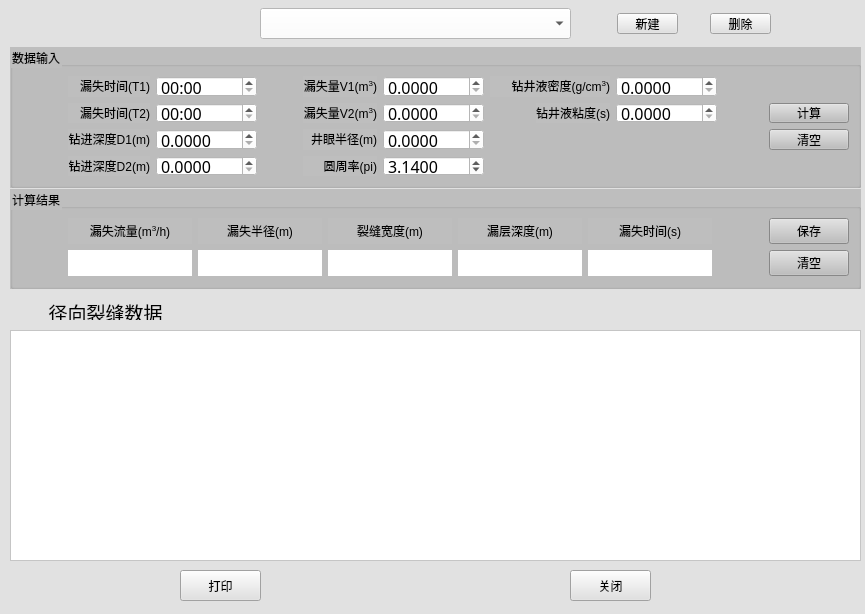
<?xml version="1.0" encoding="UTF-8"?>
<ui version="4.0">
 <class>LieFeng</class>
 <widget class="QWidget" name="LieFeng">
  <property name="geometry">
   <rect>
    <x>0</x>
    <y>0</y>
    <width>865</width>
    <height>614</height>
   </rect>
  </property>
  <property name="sizePolicy">
   <sizepolicy hsizetype="Expanding" vsizetype="Expanding">
    <horstretch>0</horstretch>
    <verstretch>0</verstretch>
   </sizepolicy>
  </property>
  <property name="windowTitle">
   <string>Form</string>
  </property>
  <property name="styleSheet">
   <string notr="true">background-color: rgb(225, 225, 225);</string>
  </property>
  <widget class="QGroupBox" name="groupBox">
   <property name="geometry">
    <rect>
     <x>10</x>
     <y>47</y>
     <width>851</width>
     <height>141</height>
    </rect>
   </property>
   <property name="styleSheet">
    <string notr="true">background-color: rgb(190, 190, 190);</string>
   </property>
   <property name="title">
    <string>数据输入</string>
   </property>
   <layout class="QGridLayout" name="gridLayout">
    <item row="0" column="2">
     <widget class="QTimeEdit" name="time1">
      <property name="font">
       <font>
        <family>黑体</family>
        <pointsize>12</pointsize>
       </font>
      </property>
      <property name="layoutDirection">
       <enum>Qt::LeftToRight</enum>
      </property>
      <property name="styleSheet">
       <string notr="true">background-color: rgb(255, 255, 255);</string>
      </property>
      <property name="displayFormat">
       <string>HH:mm</string>
      </property>
     </widget>
    </item>
    <item row="0" column="5">
     <widget class="QDoubleSpinBox" name="lsl1">
      <property name="font">
       <font>
        <family>黑体</family>
        <pointsize>12</pointsize>
       </font>
      </property>
      <property name="styleSheet">
       <string notr="true">background-color: rgb(255, 255, 255);</string>
      </property>
      <property name="suffix">
       <string/>
      </property>
      <property name="decimals">
       <number>4</number>
      </property>
      <property name="maximum">
       <double>999999999.000000000000000</double>
      </property>
      <property name="singleStep">
       <double>0.010000000000000</double>
      </property>
     </widget>
    </item>
    <item row="2" column="2">
     <widget class="QDoubleSpinBox" name="deep1">
      <property name="font">
       <font>
        <family>黑体</family>
        <pointsize>12</pointsize>
       </font>
      </property>
      <property name="styleSheet">
       <string notr="true">background-color: rgb(255, 255, 255);</string>
      </property>
      <property name="suffix">
       <string/>
      </property>
      <property name="decimals">
       <number>4</number>
      </property>
      <property name="maximum">
       <double>999999999.000000000000000</double>
      </property>
      <property name="singleStep">
       <double>0.010000000000000</double>
      </property>
     </widget>
    </item>
    <item row="0" column="4">
     <widget class="QLabel" name="label_3">
      <property name="text">
       <string>&lt;html&gt;&lt;head/&gt;&lt;body&gt;&lt;p align=&quot;right&quot;&gt;漏失量V1(m&lt;span style=&quot; vertical-align:super;&quot;&gt;3&lt;/span&gt;)&lt;/p&gt;&lt;/body&gt;&lt;/html&gt;</string>
      </property>
     </widget>
    </item>
    <item row="3" column="4">
     <widget class="QLabel" name="label_7">
      <property name="text">
       <string>&lt;html&gt;&lt;head/&gt;&lt;body&gt;&lt;p align=&quot;right&quot;&gt;圆周率(pi)&lt;/p&gt;&lt;/body&gt;&lt;/html&gt;</string>
      </property>
     </widget>
    </item>
    <item row="1" column="1">
     <widget class="QLabel" name="label_10">
      <property name="text">
       <string>&lt;html&gt;&lt;head/&gt;&lt;body&gt;&lt;p align=&quot;right&quot;&gt;漏失时间(T2)&lt;/p&gt;&lt;/body&gt;&lt;/html&gt;</string>
      </property>
     </widget>
    </item>
    <item row="3" column="2">
     <widget class="QDoubleSpinBox" name="deep2">
      <property name="font">
       <font>
        <family>黑体</family>
        <pointsize>12</pointsize>
       </font>
      </property>
      <property name="styleSheet">
       <string notr="true">background-color: rgb(255, 255, 255);</string>
      </property>
      <property name="suffix">
       <string/>
      </property>
      <property name="decimals">
       <number>4</number>
      </property>
      <property name="maximum">
       <double>999999999.000000000000000</double>
      </property>
      <property name="singleStep">
       <double>0.010000000000000</double>
      </property>
     </widget>
    </item>
    <item row="3" column="1">
     <widget class="QLabel" name="label_2">
      <property name="text">
       <string>&lt;html&gt;&lt;head/&gt;&lt;body&gt;&lt;p align=&quot;right&quot;&gt;钻进深度D2(m)&lt;/p&gt;&lt;/body&gt;&lt;/html&gt;</string>
      </property>
     </widget>
    </item>
    <item row="1" column="0">
     <spacer name="horizontalSpacer_6">
      <property name="orientation">
       <enum>Qt::Horizontal</enum>
      </property>
      <property name="sizeType">
       <enum>QSizePolicy::Fixed</enum>
      </property>
      <property name="sizeHint" stdset="0">
       <size>
        <width>46</width>
        <height>20</height>
       </size>
      </property>
     </spacer>
    </item>
    <item row="2" column="10">
     <widget class="QPushButton" name="clear_1">
      <property name="text">
       <string>清空</string>
      </property>
     </widget>
    </item>
    <item row="2" column="1">
     <widget class="QLabel" name="label_6">
      <property name="text">
       <string>&lt;html&gt;&lt;head/&gt;&lt;body&gt;&lt;p align=&quot;right&quot;&gt;钻进深度D1(m)&lt;/p&gt;&lt;/body&gt;&lt;/html&gt;</string>
      </property>
     </widget>
    </item>
    <item row="1" column="9">
     <spacer name="horizontalSpacer">
      <property name="orientation">
       <enum>Qt::Horizontal</enum>
      </property>
      <property name="sizeType">
       <enum>QSizePolicy::Fixed</enum>
      </property>
      <property name="sizeHint" stdset="0">
       <size>
        <width>46</width>
        <height>20</height>
       </size>
      </property>
     </spacer>
    </item>
    <item row="1" column="2">
     <widget class="QTimeEdit" name="time2">
      <property name="font">
       <font>
        <family>黑体</family>
        <pointsize>12</pointsize>
       </font>
      </property>
      <property name="styleSheet">
       <string notr="true">background-color: rgb(255, 255, 255);</string>
      </property>
      <property name="displayFormat">
       <string>HH:mm</string>
      </property>
     </widget>
    </item>
    <item row="2" column="4">
     <widget class="QLabel" name="label_5">
      <property name="text">
       <string>&lt;html&gt;&lt;head/&gt;&lt;body&gt;&lt;p align=&quot;right&quot;&gt;井眼半径(m)&lt;/p&gt;&lt;/body&gt;&lt;/html&gt;</string>
      </property>
     </widget>
    </item>
    <item row="1" column="7">
     <widget class="QLabel" name="label_8">
      <property name="text">
       <string>&lt;html&gt;&lt;head/&gt;&lt;body&gt;&lt;p align=&quot;right&quot;&gt;钻井液粘度(s)&lt;/p&gt;&lt;/body&gt;&lt;/html&gt;</string>
      </property>
     </widget>
    </item>
    <item row="1" column="4">
     <widget class="QLabel" name="label_12">
      <property name="text">
       <string>&lt;html&gt;&lt;head/&gt;&lt;body&gt;&lt;p align=&quot;right&quot;&gt;漏失量V2(m&lt;span style=&quot; vertical-align:super;&quot;&gt;3&lt;/span&gt;)&lt;/p&gt;&lt;/body&gt;&lt;/html&gt;</string>
      </property>
     </widget>
    </item>
    <item row="1" column="5">
     <widget class="QDoubleSpinBox" name="lsl2">
      <property name="font">
       <font>
        <family>黑体</family>
        <pointsize>12</pointsize>
       </font>
      </property>
      <property name="styleSheet">
       <string notr="true">background-color: rgb(255, 255, 255);</string>
      </property>
      <property name="suffix">
       <string/>
      </property>
      <property name="decimals">
       <number>4</number>
      </property>
      <property name="maximum">
       <double>999999999.000000000000000</double>
      </property>
      <property name="singleStep">
       <double>0.010000000000000</double>
      </property>
     </widget>
    </item>
    <item row="1" column="8">
     <widget class="QDoubleSpinBox" name="niandu">
      <property name="font">
       <font>
        <family>黑体</family>
        <pointsize>12</pointsize>
       </font>
      </property>
      <property name="styleSheet">
       <string notr="true">background-color: rgb(255, 255, 255);</string>
      </property>
      <property name="suffix">
       <string/>
      </property>
      <property name="decimals">
       <number>4</number>
      </property>
      <property name="maximum">
       <double>999999999.000000000000000</double>
      </property>
      <property name="singleStep">
       <double>0.010000000000000</double>
      </property>
     </widget>
    </item>
    <item row="3" column="5">
     <widget class="QDoubleSpinBox" name="pai">
      <property name="font">
       <font>
        <family>黑体</family>
        <pointsize>12</pointsize>
       </font>
      </property>
      <property name="styleSheet">
       <string notr="true">background-color: rgb(255, 255, 255);</string>
      </property>
      <property name="suffix">
       <string/>
      </property>
      <property name="decimals">
       <number>4</number>
      </property>
      <property name="maximum">
       <double>999999999.000000000000000</double>
      </property>
      <property name="singleStep">
       <double>0.010000000000000</double>
      </property>
      <property name="value">
       <double>3.140000000000000</double>
      </property>
     </widget>
    </item>
    <item row="2" column="5">
     <widget class="QDoubleSpinBox" name="jybj">
      <property name="font">
       <font>
        <family>黑体</family>
        <pointsize>12</pointsize>
       </font>
      </property>
      <property name="styleSheet">
       <string notr="true">background-color: rgb(255, 255, 255);</string>
      </property>
      <property name="suffix">
       <string/>
      </property>
      <property name="decimals">
       <number>4</number>
      </property>
      <property name="maximum">
       <double>999999999.000000000000000</double>
      </property>
      <property name="singleStep">
       <double>0.010000000000000</double>
      </property>
     </widget>
    </item>
    <item row="1" column="10">
     <widget class="QPushButton" name="jisuan">
      <property name="text">
       <string>计算</string>
      </property>
     </widget>
    </item>
    <item row="0" column="8">
     <widget class="QDoubleSpinBox" name="midu">
      <property name="font">
       <font>
        <family>黑体</family>
        <pointsize>12</pointsize>
       </font>
      </property>
      <property name="styleSheet">
       <string notr="true">background-color: rgb(255, 255, 255);</string>
      </property>
      <property name="suffix">
       <string/>
      </property>
      <property name="decimals">
       <number>4</number>
      </property>
      <property name="maximum">
       <double>999999999.000000000000000</double>
      </property>
      <property name="singleStep">
       <double>0.010000000000000</double>
      </property>
     </widget>
    </item>
    <item row="0" column="1">
     <widget class="QLabel" name="label_9">
      <property name="frameShadow">
       <enum>QFrame::Plain</enum>
      </property>
      <property name="text">
       <string>&lt;html&gt;&lt;head/&gt;&lt;body&gt;&lt;p align=&quot;right&quot;&gt;漏失时间(T1)&lt;/p&gt;&lt;/body&gt;&lt;/html&gt;</string>
      </property>
     </widget>
    </item>
    <item row="1" column="3">
     <spacer name="horizontalSpacer_3">
      <property name="orientation">
       <enum>Qt::Horizontal</enum>
      </property>
      <property name="sizeType">
       <enum>QSizePolicy::Fixed</enum>
      </property>
      <property name="sizeHint" stdset="0">
       <size>
        <width>40</width>
        <height>20</height>
       </size>
      </property>
     </spacer>
    </item>
    <item row="1" column="6">
     <spacer name="horizontalSpacer_4">
      <property name="orientation">
       <enum>Qt::Horizontal</enum>
      </property>
      <property name="sizeType">
       <enum>QSizePolicy::Fixed</enum>
      </property>
      <property name="sizeHint" stdset="0">
       <size>
        <width>40</width>
        <height>20</height>
       </size>
      </property>
     </spacer>
    </item>
    <item row="0" column="6" colspan="2">
     <widget class="QLabel" name="label_4">
      <property name="text">
       <string>&lt;html&gt;&lt;head/&gt;&lt;body&gt;&lt;p align=&quot;right&quot;&gt;钻井液密度(g/cm&lt;span style=&quot; vertical-align:super;&quot;&gt;3&lt;/span&gt;)&lt;/p&gt;&lt;/body&gt;&lt;/html&gt;</string>
      </property>
     </widget>
    </item>
   </layout>
  </widget>
  <widget class="QGroupBox" name="groupBox_2">
   <property name="geometry">
    <rect>
     <x>10</x>
     <y>189</y>
     <width>851</width>
     <height>100</height>
    </rect>
   </property>
   <property name="styleSheet">
    <string notr="true">background-color: rgb(190, 190, 190);</string>
   </property>
   <property name="title">
    <string>计算结果</string>
   </property>
   <layout class="QGridLayout" name="gridLayout_2">
    <item row="0" column="1">
     <widget class="QLabel" name="label_16">
      <property name="text">
       <string>&lt;html&gt;&lt;head/&gt;&lt;body&gt;&lt;p align=&quot;center&quot;&gt;漏失流量(m&lt;span style=&quot; vertical-align:super;&quot;&gt;3&lt;/span&gt;/h)&lt;/p&gt;&lt;/body&gt;&lt;/html&gt;</string>
      </property>
     </widget>
    </item>
    <item row="0" column="7">
     <widget class="QPushButton" name="save">
      <property name="enabled">
       <bool>true</bool>
      </property>
      <property name="sizePolicy">
       <sizepolicy hsizetype="Fixed" vsizetype="Fixed">
        <horstretch>0</horstretch>
        <verstretch>0</verstretch>
       </sizepolicy>
      </property>
      <property name="text">
       <string>保存</string>
      </property>
     </widget>
    </item>
    <item row="1" column="3">
     <widget class="QLabel" name="lfkd">
      <property name="styleSheet">
       <string notr="true">background-color: rgb(255, 255, 255);</string>
      </property>
      <property name="text">
       <string/>
      </property>
     </widget>
    </item>
    <item row="0" column="3">
     <widget class="QLabel" name="label_14">
      <property name="styleSheet">
       <string notr="true">color: qlineargradient(spread:pad, x1:0, y1:0, x2:1, y2:0, stop:0 rgba(0, 0, 0, 255), stop:1 rgba(255, 255, 255, 255));</string>
      </property>
      <property name="text">
       <string>&lt;html&gt;&lt;head/&gt;&lt;body&gt;&lt;p align=&quot;center&quot;&gt;裂缝宽度(m)&lt;/p&gt;&lt;/body&gt;&lt;/html&gt;</string>
      </property>
     </widget>
    </item>
    <item row="0" column="4">
     <widget class="QLabel" name="label_17">
      <property name="text">
       <string>&lt;html&gt;&lt;head/&gt;&lt;body&gt;&lt;p align=&quot;center&quot;&gt;漏层深度(m)&lt;/p&gt;&lt;/body&gt;&lt;/html&gt;</string>
      </property>
     </widget>
    </item>
    <item row="0" column="5">
     <widget class="QLabel" name="label_18">
      <property name="text">
       <string>&lt;html&gt;&lt;head/&gt;&lt;body&gt;&lt;p align=&quot;center&quot;&gt;漏失时间(s)&lt;/p&gt;&lt;/body&gt;&lt;/html&gt;</string>
      </property>
     </widget>
    </item>
    <item row="1" column="2">
     <widget class="QLabel" name="lsbj">
      <property name="styleSheet">
       <string notr="true">background-color: rgb(255, 255, 255);</string>
      </property>
      <property name="text">
       <string/>
      </property>
     </widget>
    </item>
    <item row="1" column="5">
     <widget class="QLabel" name="lstime">
      <property name="styleSheet">
       <string notr="true">background-color: rgb(255, 255, 255);</string>
      </property>
      <property name="text">
       <string/>
      </property>
     </widget>
    </item>
    <item row="1" column="4">
     <widget class="QLabel" name="lcdeep">
      <property name="styleSheet">
       <string notr="true">background-color: rgb(255, 255, 255);</string>
      </property>
      <property name="text">
       <string/>
      </property>
     </widget>
    </item>
    <item row="0" column="6">
     <spacer name="horizontalSpacer_2">
      <property name="orientation">
       <enum>Qt::Horizontal</enum>
      </property>
      <property name="sizeType">
       <enum>QSizePolicy::Fixed</enum>
      </property>
      <property name="sizeHint" stdset="0">
       <size>
        <width>51</width>
        <height>20</height>
       </size>
      </property>
     </spacer>
    </item>
    <item row="1" column="1">
     <widget class="QLabel" name="lsll">
      <property name="styleSheet">
       <string notr="true">background-color: rgb(255, 255, 255);</string>
      </property>
      <property name="text">
       <string/>
      </property>
     </widget>
    </item>
    <item row="1" column="7">
     <widget class="QPushButton" name="clear_2">
      <property name="sizePolicy">
       <sizepolicy hsizetype="Fixed" vsizetype="Fixed">
        <horstretch>0</horstretch>
        <verstretch>0</verstretch>
       </sizepolicy>
      </property>
      <property name="text">
       <string>清空</string>
      </property>
     </widget>
    </item>
    <item row="0" column="2">
     <widget class="QLabel" name="label_15">
      <property name="text">
       <string>&lt;html&gt;&lt;head/&gt;&lt;body&gt;&lt;p align=&quot;center&quot;&gt;漏失半径(m)&lt;/p&gt;&lt;/body&gt;&lt;/html&gt;</string>
      </property>
     </widget>
    </item>
    <item row="0" column="0">
     <spacer name="horizontalSpacer_5">
      <property name="orientation">
       <enum>Qt::Horizontal</enum>
      </property>
      <property name="sizeType">
       <enum>QSizePolicy::Fixed</enum>
      </property>
      <property name="sizeHint" stdset="0">
       <size>
        <width>46</width>
        <height>20</height>
       </size>
      </property>
     </spacer>
    </item>
   </layout>
  </widget>
  <widget class="QLabel" name="label_19">
   <property name="geometry">
    <rect>
     <x>10</x>
     <y>298</y>
     <width>191</width>
     <height>22</height>
    </rect>
   </property>
   <property name="sizePolicy">
    <sizepolicy hsizetype="Fixed" vsizetype="Preferred">
     <horstretch>0</horstretch>
     <verstretch>0</verstretch>
    </sizepolicy>
   </property>
   <property name="text">
    <string>&lt;html&gt;&lt;head/&gt;&lt;body&gt;&lt;p align=&quot;center&quot;&gt;&lt;span style=&quot; font-size:14pt;&quot;&gt;径向裂缝数据&lt;/span&gt;&lt;/p&gt;&lt;/body&gt;&lt;/html&gt;</string>
   </property>
  </widget>
  <widget class="QComboBox" name="table_selector">
   <property name="geometry">
    <rect>
     <x>260</x>
     <y>8</y>
     <width>311</width>
     <height>31</height>
    </rect>
   </property>
   <property name="sizePolicy">
    <sizepolicy hsizetype="Preferred" vsizetype="Maximum">
     <horstretch>0</horstretch>
     <verstretch>0</verstretch>
    </sizepolicy>
   </property>
   <property name="styleSheet">
    <string notr="true">background-color: rgb(255, 255, 255);
font: 12pt &quot;Agency FB&quot;;</string>
   </property>
  </widget>
  <widget class="QTableView" name="datadisplay">
   <property name="geometry">
    <rect>
     <x>10</x>
     <y>330</y>
     <width>851</width>
     <height>231</height>
    </rect>
   </property>
   <property name="styleSheet">
    <string notr="true">background-color: rgb(255, 255, 255);</string>
   </property>
  </widget>
  <widget class="QPushButton" name="delet">
   <property name="geometry">
    <rect>
     <x>180</x>
     <y>570</y>
     <width>81</width>
     <height>31</height>
    </rect>
   </property>
   <property name="text">
    <string>打印</string>
   </property>
  </widget>
  <widget class="QPushButton" name="close">
   <property name="geometry">
    <rect>
     <x>570</x>
     <y>570</y>
     <width>81</width>
     <height>31</height>
    </rect>
   </property>
   <property name="text">
    <string>关闭</string>
   </property>
  </widget>
  <widget class="QPushButton" name="add_table_button">
   <property name="geometry">
    <rect>
     <x>617</x>
     <y>13</y>
     <width>61</width>
     <height>21</height>
    </rect>
   </property>
   <property name="text">
    <string>新建</string>
   </property>
  </widget>
  <widget class="QPushButton" name="delete_table_button">
   <property name="geometry">
    <rect>
     <x>710</x>
     <y>13</y>
     <width>61</width>
     <height>21</height>
    </rect>
   </property>
   <property name="text">
    <string>删除</string>
   </property>
  </widget>
 </widget>
 <tabstops>
  <tabstop>table_selector</tabstop>
  <tabstop>datadisplay</tabstop>
  <tabstop>delet</tabstop>
  <tabstop>close</tabstop>
  <tabstop>time1</tabstop>
  <tabstop>jybj</tabstop>
  <tabstop>clear_1</tabstop>
  <tabstop>lsl2</tabstop>
  <tabstop>deep1</tabstop>
  <tabstop>deep2</tabstop>
  <tabstop>lsl1</tabstop>
  <tabstop>time2</tabstop>
  <tabstop>niandu</tabstop>
  <tabstop>jisuan</tabstop>
  <tabstop>pai</tabstop>
  <tabstop>midu</tabstop>
  <tabstop>clear_2</tabstop>
  <tabstop>save</tabstop>
 </tabstops>
 <resources/>
 <connections/>
</ui>
